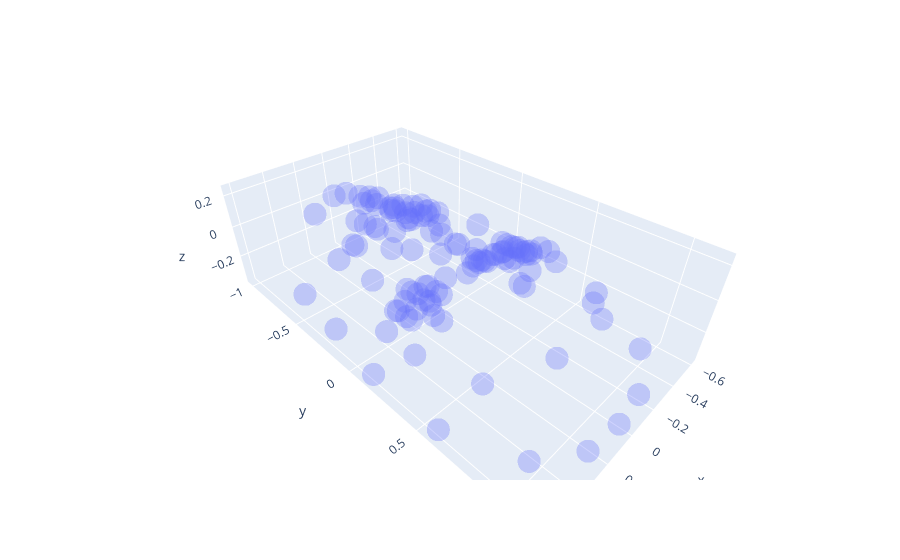
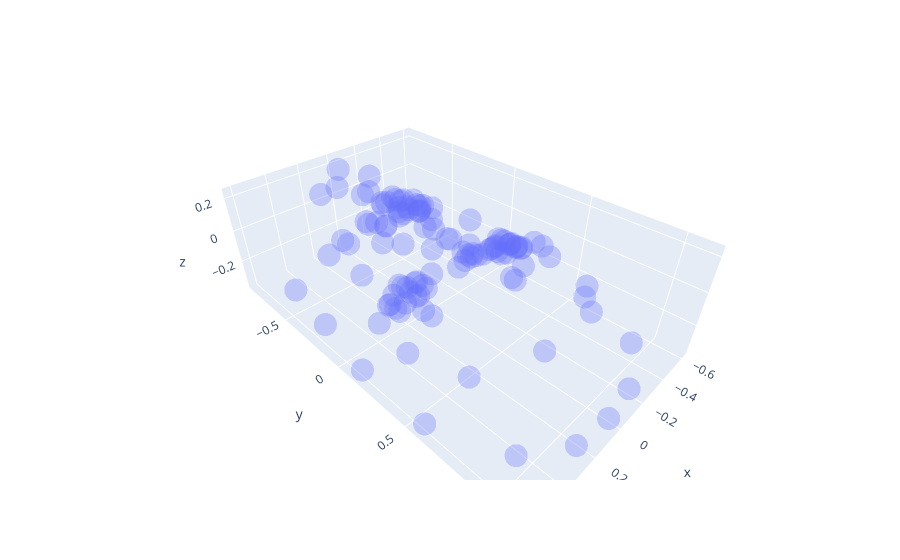
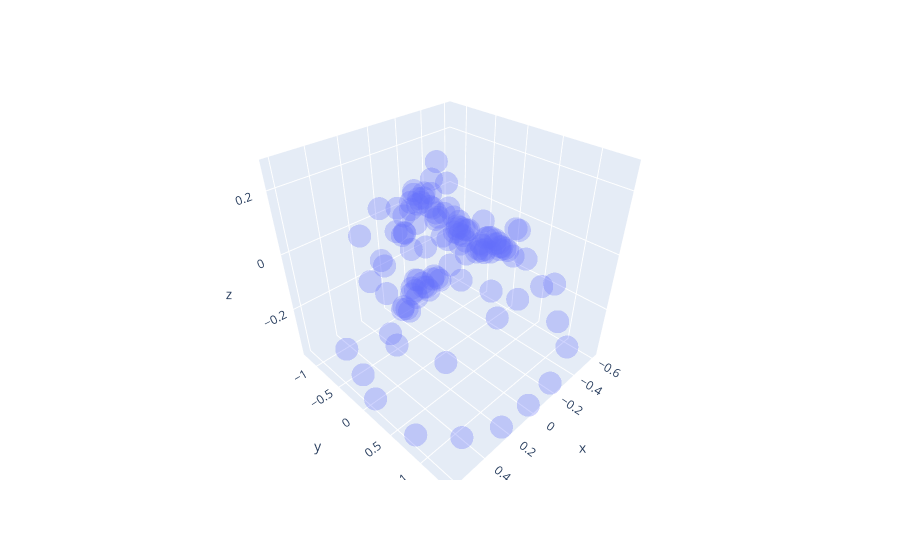
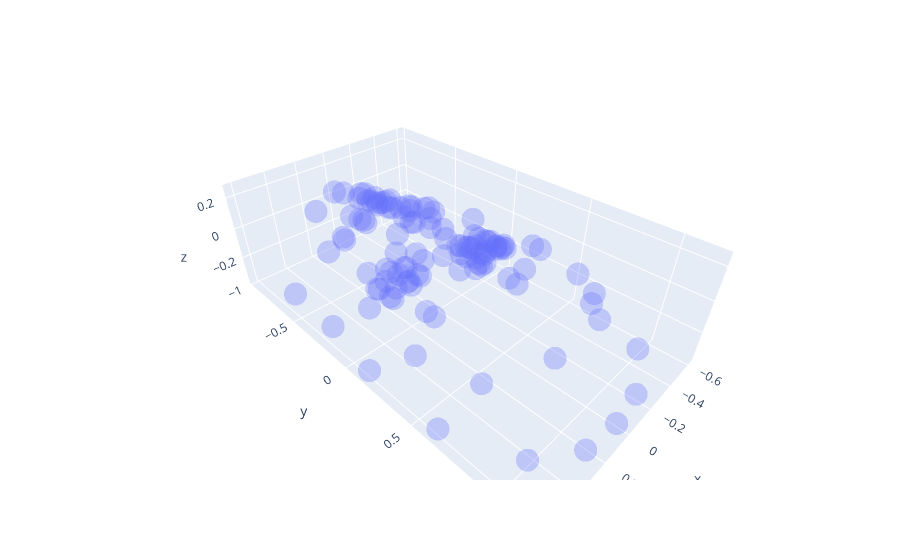

Notebook source saved alongside these figures, in order:
### Markdown cell above
### 3. Plot the Mean Face and First 3 Principal Components:
Use a plotting library like matplotlib to visualize. If the points represent 3D coordinates, plot them as a 3D scatter plot.

### Code cell
import matplotlib.pyplot as plt
from mpl_toolkits.mplot3d import Axes3D
import plotly.express as px

def plot_face(face_points, title="Face"):
  # fig = plt.figure()
  # ax = fig.add_subplot(111, projection='3d')
  # ax.scatter(face_points[:113], face_points[113:226], face_points[226:])
  # plt.title(title)
  # plt.show()

  x = face_points[:113]
  y = face_points[113:226]
  z = face_points[226:]
  fig = px.scatter_3d(x=x, y=y, z=z, opacity=0.3)
  fig.show()

plot_face(mean_face, title="Mean Face")
for i in range(3):
  plot_face(mean_face + principal_components[:, i], title=f"PC {i+1}")
